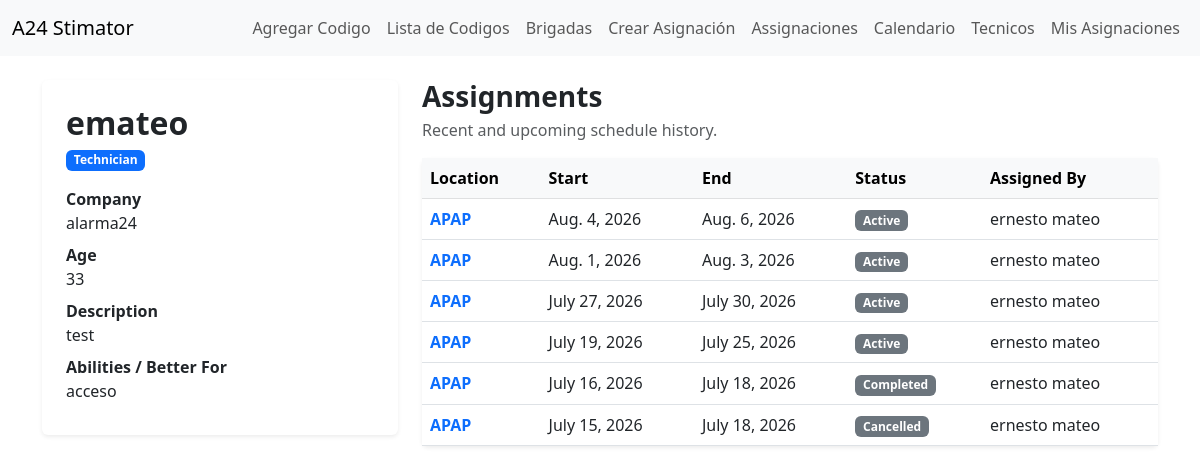
Before: /work-tracking/profiles/2/ (signed in) with the older database file.
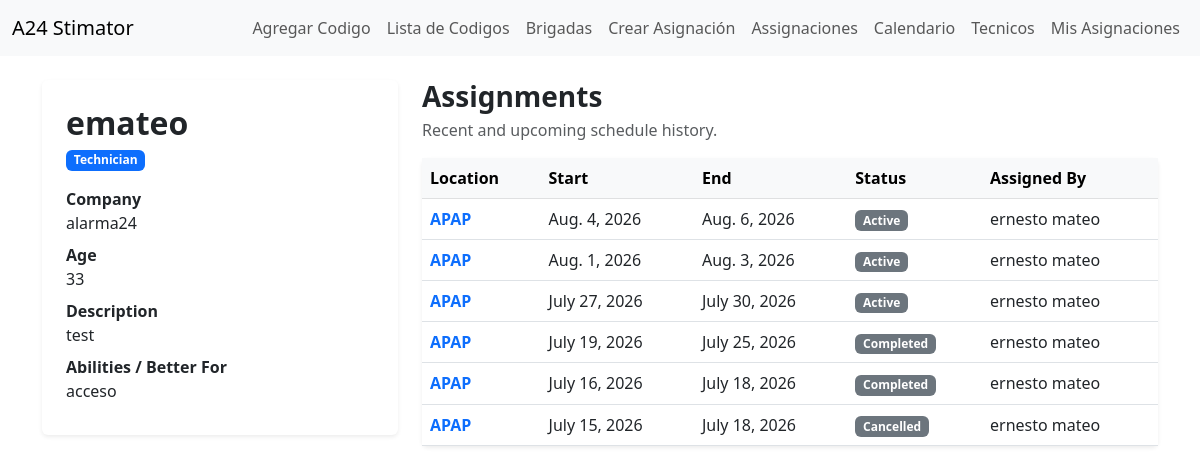
After: the same page with the newer database file.
### work_tracking/models.py (models this page shows, shortened)
class TechnicianAssigment(models.Model):
    STATUS_ACTIVE = 'active'
    STATUS_CANCELLED = 'cancelled'
    STATUS_COMPLETED = 'completed'
    STATUS_CHOICES = [
        (STATUS_ACTIVE, 'Active'),
        (STATUS_CANCELLED, 'Cancelled'),
        (STATUS_COMPLETED, 'Completed'),
    ]
    workers = models.ManyToManyField(User, through='AssignmentMember', related_name='work_assignments')
    assigned_by = models.ForeignKey(User, on_delete=models.PROTECT, related_name='created_technician_assigments')
    location = models.CharField(max_length=255)
    work_description = models.TextField(blank=True, null=True)
    start_date = models.DateField()
    end_date = models.DateField()
    status = models.CharField(max_length=20, choices=STATUS_CHOICES, default=STATUS_ACTIVE)
    created_at = models.DateTimeField(auto_now_add=True)

### work_tracking/views.py (the view)
@login_required(login_url="login")
def worker_profile_detail_view(request, profile_id):
    profile = get_object_or_404(
        UserProfile.objects.select_related("user", "created_by"),
        id=profile_id
    )
    if not hasattr(request.user,"profile"):
        messages.error(request, "Your User does not have a worker profile")
        return redirect("my_schedule")
    is_own_profile = profile.user == request.user
    can_view_all_profiles = (
        request.user.profile.is_management()
        or request.user.profile.is_supervisor()
    )
    if not is_own_profile and not can_view_all_profiles:
        messages.error(request, "You do not have permission to view this profiles.")
        return redirect("my_schedule")
    assignments = TechnicianAssigment.objects.filter(
        workers = profile.user,
    ).select_related("assigned_by").prefetch_related("workers",).order_by("-start_date")
    return render(
        request,
        "work_tracking/worker_profile_detail.html",
        {
            "profile": profile,
            "assignments": assignments,
        },
    )

### work_tracking/models.py (called while the page is built)
    def is_management(self):
        return self.role == self.ROLE_MANAGEMENT

### work_tracking/templates/work_tracking/worker_profile_detail.html (shortened to what this page needs)
{% extends 'html/layout.html' %}
{% block content %}
<div class="row">
    <div class="col-lg-4 mb-4">
        <div class="card border-0 shadow-sm">
            <div class="card-body p-4">
                <h2 class="fw-bold mb-1">
                    {{ profile.user.get_full_name|default:profile.user.username }}
                </h2>
                <span class="badge bg-primary mb-3">
                    {{ profile.get_role_display }}
                </span>
                <dl class="mb-0">
                    <dt>Company</dt>
                    <dd>{{ profile.company|default:"-" }}</dd>
                    <dt>Age</dt>
                    <dd>{{ profile.age|default:"-" }}</dd>
                    <dt>Description</dt>
                    <dd>{{ profile.description|default:"-" }}</dd>
                    <dt>Abilities / Better For</dt>
                    <dd>{{ profile.abilities|default:"-" }}</dd>
                </dl>
            </div>
        </div>
    </div>
    <div class="col-lg-8">
        <div class="d-flex justify-content-between align-items-center mb-3">
            <div>
                <h3 class="fw-bold mb-1">Assignments</h3>
                <p class="text-muted mb-0">Recent and upcoming schedule history.</p>
            </div>
        </div>
        {% if assignments %}
            <div class="card border-0 shadow-sm">
                <div class="table-responsive">
                    <table class="table table-hover align-middle mb-0">
                        <thead class="table-light">
                            <tr>
                                <th>Location</th>
                                <th>Start</th>
                                <th>End</th>
                                <th>Status</th>
                                <th>Assigned By</th>
                            </tr>
                        </thead>
                        <tbody>
                            {% for assignment in assignments %}
                                <tr>
                                    <td>
                                        <a href="{% url 'assignment_detail' assignment.id %}" class="text-decoration-none fw-semibold">
                                            {{ assignment.location }}
                                        </a>
                                    </td>
                                    <td>{{ assignment.start_date }}</td>
                                    <td>{{ assignment.end_date }}</td>
                                    <td>
                                        <span class="badge bg-secondary">
                                            {{ assignment.get_status_display }}
                                        </span>
                                    </td>
                                    <td>
                                        {{ assignment.assigned_by.get_full_name|default:assignment.assigned_by.username }}
                                    </td>
                                </tr>
                            {% endfor %}
                        </tbody>
                    </table>
                </div>
            </div>
        {% else %}
            <div class="alert alert-info">
                No assignments found for this worker.
            </div>
        {% endif %}
    </div>
</div>
{% endblock %}

Changed rows visible on the page:
changed TechnicianAssigment "July 19, 2026": status "Active" → "Completed"
